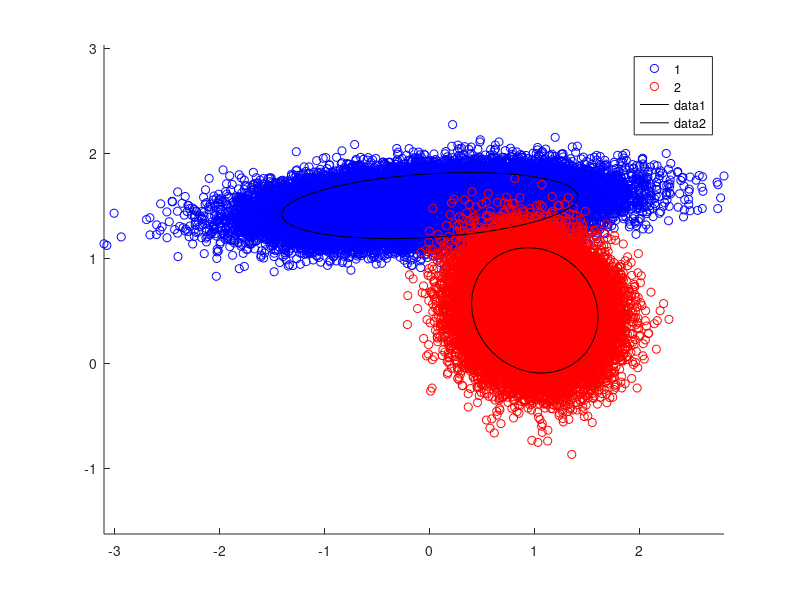

MATLAB code to generate this figure:
%# generate data
clear
close all
clc

num = 50000;
X = [ mvnrnd([0 1.5], [0.5 0.03 ; 0.03 0.025], num) ; ...
      mvnrnd([1 0.5], [0.09 -0.01 ; -0.01 0.09], num)   ];
G = [1*ones(num,1) ; 2*ones(num,1)];
Gt = G + round(rand(num*2,1));
gscatter(X(:,1), X(:,2), G,'br','oo')
axis equal, hold on

for k=1:2
    %# indices of points in this group
    idx = ( G == k );

    %# substract mean
    Mu = mean( X(idx,:) );
    X0 = bsxfun(@minus, X(idx,:), Mu);

    %# eigen decomposition [sorted by eigen values]
    [V D] = eig( X0'*X0 ./ (sum(idx)-1) );     %#' cov(X0)
    [D order] = sort(diag(D), 'descend');
    D = diag(D);
    V = V(:, order);

    t = linspace(0,2*pi,100);
    e = [cos(t) ; sin(t)];        %# unit circle
    VV = 2*V*sqrt(D);               %# scale eigenvectors
    e = bsxfun(@plus, VV*e, Mu'); %#' project circle back to orig space

    %# plot cov and major/minor axes
    i = rand;
    plot(e(1,:), e(2,:), 'Color','k');
    %#quiver(Mu(1),Mu(2), VV(1,1),VV(2,1), 'Color','k')
    %#quiver(Mu(1),Mu(2), VV(1,2),VV(2,2), 'Color','k')
end
Y = G; Y(Y==2) = -1;
save('Data.mat','X','Y')
